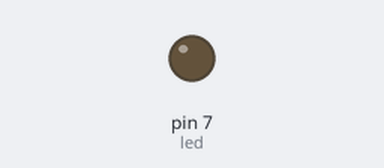
A sketch run on a simulated Arduino Uno, built with avr-gcc and run on an emulated ATmega328P. On the bench: output pins drawn as LEDs (lit = HIGH).

Above: at 1.8 s.
At 39.15 s:
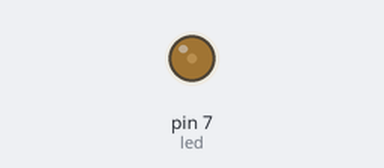
Timing chart, 0 to 40.0 s (numbered marks = the images above):
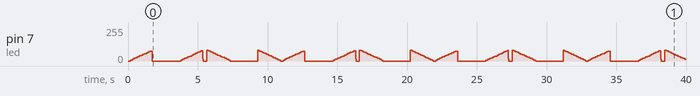

The sketch:

06_chellenge_2.ino
```cpp
int led = 7;            // LED 핀 번호
int period = 1000;      // 초기 PWM 주기 (us 단위, 100~10000)
int duty = 0;           // 듀티 (0~100 %)

// 주기 설정 함수
void set_period(int p) {
  if (p < 100) p = 100;
  if (p > 10000) p = 10000;
  period = p;
}

// 듀티 설정 함수
void set_duty(int d) {
  if (d < 0) d = 0;
  if (d > 100) d = 100;
  duty = d;
}

// 소프트웨어 PWM: duty%에 맞게 LED ON/OFF
void softwarePWM() {
  int onTime = (period * duty) / 100;
  int offTime = period - onTime;

  if (onTime > 0) {
    digitalWrite(led, HIGH);
    delayMicroseconds(onTime);
  }
  if (offTime > 0) {
    digitalWrite(led, LOW);
    delayMicroseconds(offTime);
  }
}

void setup() {
  pinMode(led, OUTPUT);
  set_period(1000); // 기본 주기: 1ms (1000us)
  set_duty(0);      // 시작은 꺼진 상태
}

void loop() {
  // LED 밝기 증가 (0 → 100%)
  for (int d = 0; d <= 100; d++) {
    set_duty(d);
    // 각 duty에서 PWM을 잠시 유지 (부드러운 변화)
    for (int i = 0; i < 50; i++) {
      softwarePWM();
    }
  }

  // LED 밝기 감소 (100 → 0%)
  for (int d = 100; d >= 0; d--) {
    set_duty(d);
    for (int i = 0; i < 50; i++) {
      softwarePWM();
    }
  }
}
```

Measured:
- by itself, pin 7 (led): 0/255 → 7/255 at 0.17 s, → 13/255 0.12 s later, → 19/255 0.12 s later, → 25/255 0.12 s later, … (205 changes in this stretch)
